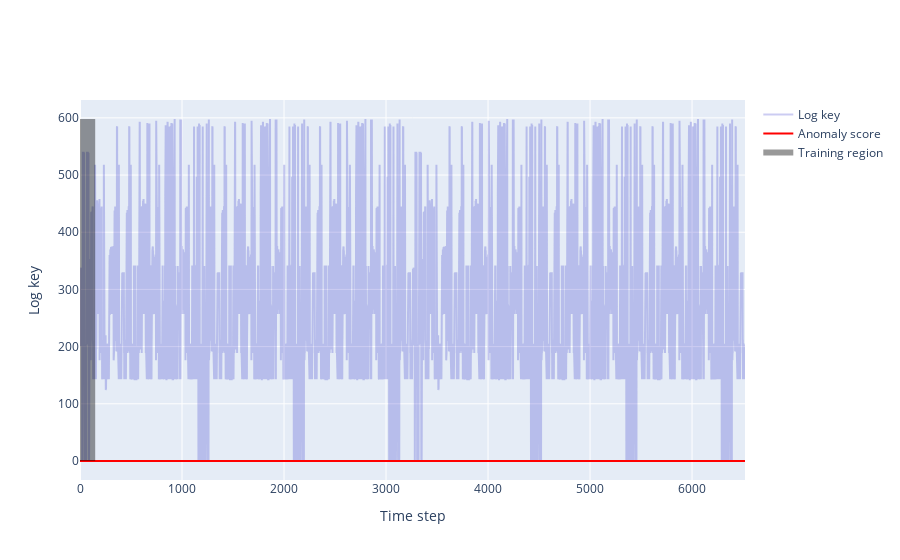

The notebook cell saved with this chart:
### Code cell
import plotly.graph_objects as go

probationary_period = 150
scaling_factor = model_out_df["value"].max()

fig = go.Figure()
fig.add_trace(go.Scatter(y=model_out_df["value"], name='Log key',
              line=go.scatter.Line(color='rgba(0,0,190, 0.2)')))
fig.add_trace(go.Scatter(y=model_out_df["anomaly_score"], name='Anomaly score',
            line_color='rgb(255, 0, 0)'))


fig.add_trace(go.Scatter(x=list(range(probationary_period+1)), y=[scaling_factor]*probationary_period,
                         name='Training region', fill='tozeroy', mode='none',
                         line_color='rgba(0, 0, 0, 0.4)',
                         fillcolor='rgba(0, 0, 0, 0.4)'
                         ))


fig.update_yaxes(title_text="Log key")
fig.update_xaxes(title_text="Time step")
# fig.update_layout(
#     title=dict(text="MP based model", yanchor='top', y=0.85)
# )

fig.show()

### Figure 1 — Plotly figure (JSON) as saved in the notebook; plotly's stock layout.template omitted (floating-point values rounded to 4 significant figures; data arrays with more than 128 entries replaced by an {"elided": "..."} marker saying what was removed)
{"data": [{"line": {"color": "rgba(0,0,190, 0.2)"}, "name": "Log key", "type": "scatter", "y": {"elided": "6520 int values"}}, {"line": {"color": "rgb(255, 0, 0)"}, "name": "Anomaly score", "type": "scatter", "y": {"elided": "6520 float values"}}, {"fill": "tozeroy", "fillcolor": "rgba(0, 0, 0, 0.4)", "line": {"color": "rgba(0, 0, 0, 0.4)"}, "mode": "none", "name": "Training region", "type": "scatter", "x": {"elided": "151 int values"}, "y": {"elided": "150 int values"}}], "layout": {"xaxis": {"title": {"text": "Time step"}}, "yaxis": {"title": {"text": "Log key"}}}}
